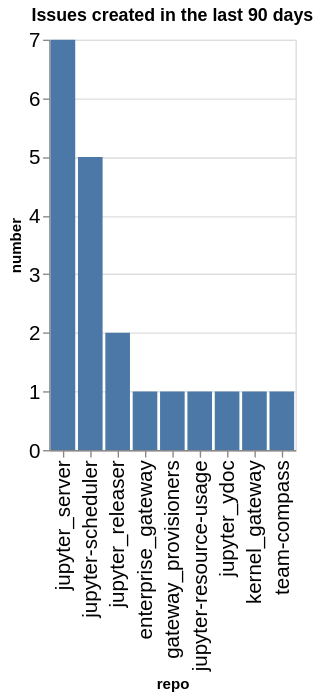

This figure's notebook cell:
### Code cell
created_counts = created.groupby(['org', 'repo']).count()['number'].reset_index()
created_counts['org/repo'] = created_counts.apply(lambda a: a['org'] + '/' + a['repo'], axis=1)
sorted_vals = created_counts.sort_values(['org', 'number'], ascending=False)['repo'].values
alt.Chart(data=created_counts, title=f"Issues created in the last {n_days} days").mark_bar().encode(
    x=alt.X('repo', sort=alt.Sort(sorted_vals.tolist())),
    y='number',
)

### Figure 1 — Vega-Lite specification as saved in the notebook (floating-point values rounded to 4 significant figures)
{"config": {"axisLeft": {"labelFontSize": 15}, "axisBottom": {"labelFontSize": 15}}, "data": {"name": "data-0bcf8ddb44733c43f0b67ebc275d6788"}, "mark": {"type": "bar"}, "encoding": {"x": {"field": "repo", "sort": ["jupyter_server", "jupyter-scheduler", "jupyter_releaser", "enterprise_gateway", "gateway_provisioners", "jupyter-resource-usage", "jupyter_ydoc", "kernel_gateway", "team-compass"], "type": "nominal"}, "y": {"field": "number", "type": "quantitative"}}, "title": "Issues created in the last 90 days", "$schema": "https://vega.github.io/schema/vega-lite/v5.20.1.json", "datasets": {"data-0bcf8ddb44733c43f0b67ebc275d6788": [{"org": "jupyter-server", "repo": "enterprise_gateway", "number": 1, "org/repo": "jupyter-server/enterprise_gateway"}, {"org": "jupyter-server", "repo": "gateway_provisioners", "number": 1, "org/repo": "jupyter-server/gateway_provisioners"}, {"org": "jupyter-server", "repo": "jupyter-resource-usage", "number": 1, "org/repo": "jupyter-server/jupyter-resource-usage"}, {"org": "jupyter-server", "repo": "jupyter-scheduler", "number": 5, "org/repo": "jupyter-server/jupyter-scheduler"}, {"org": "jupyter-server", "repo": "jupyter_releaser", "number": 2, "org/repo": "jupyter-server/jupyter_releaser"}, {"org": "jupyter-server", "repo": "jupyter_server", "number": 7, "org/repo": "jupyter-server/jupyter_server"}, {"org": "jupyter-server", "repo": "jupyter_ydoc", "number": 1, "org/repo": "jupyter-server/jupyter_ydoc"}, {"org": "jupyter-server", "repo": "kernel_gateway", "number": 1, "org/repo": "jupyter-server/kernel_gateway"}, {"org": "jupyter-server", "repo": "team-compass", "number": 1, "org/repo": "jupyter-server/team-compass"}]}}
